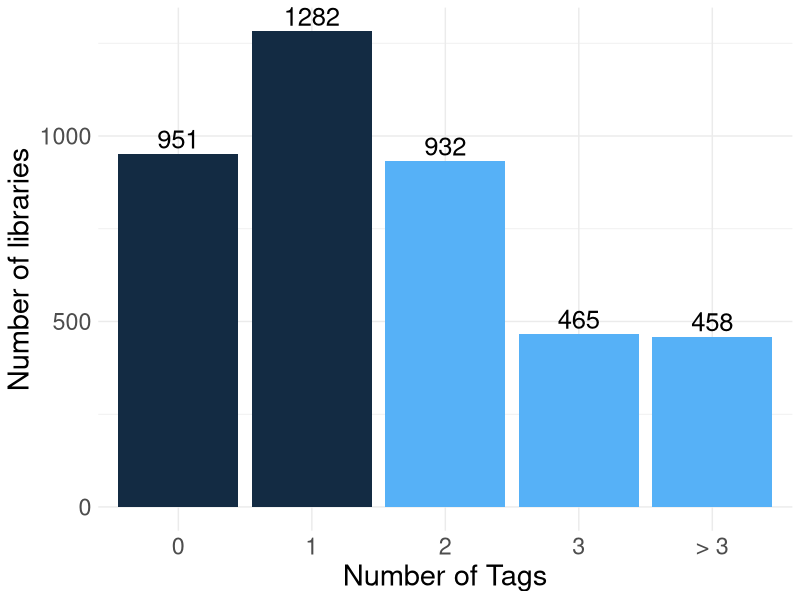

Write the R code that produced this figure.
library(ggplot2)

data <- read.csv("distributionTags.csv")

data$label <- factor(data$label, levels = data$label[order(data$order)])

ggplot(data=data, aes(x=label, y=number, fill=class)) +
  geom_bar(stat="identity") +
  geom_text(aes(label=number), vjust=-0.3, size=6.5) +
  xlab("Number of Tags") + ylab("Number of libraries") +
  theme_minimal() +
  theme(text=element_text(size=21), legend.position="None")
